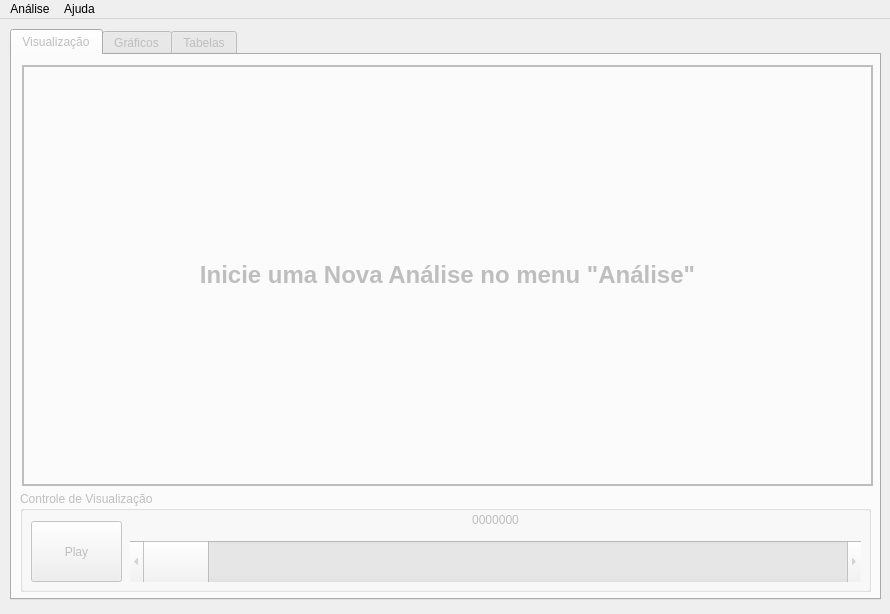
<?xml version="1.0" encoding="UTF-8"?>
<ui version="4.0">
 <class>QMainWindow_Analysis</class>
 <widget class="QMainWindow" name="QMainWindow_Analysis">
  <property name="geometry">
   <rect>
    <x>0</x>
    <y>0</y>
    <width>890</width>
    <height>614</height>
   </rect>
  </property>
  <property name="minimumSize">
   <size>
    <width>890</width>
    <height>614</height>
   </size>
  </property>
  <property name="maximumSize">
   <size>
    <width>890</width>
    <height>614</height>
   </size>
  </property>
  <property name="windowTitle">
   <string>Ferramenta Visual de Análise Cinemática</string>
  </property>
  <widget class="QWidget" name="centralwidget">
   <widget class="QFrame" name="frame">
    <property name="geometry">
     <rect>
      <x>0</x>
      <y>0</y>
      <width>249</width>
      <height>588</height>
     </rect>
    </property>
    <layout class="QGridLayout" name="gridLayout_4"/>
   </widget>
   <widget class="QTabWidget" name="tbwg_Analysis">
    <property name="enabled">
     <bool>false</bool>
    </property>
    <property name="geometry">
     <rect>
      <x>10</x>
      <y>10</y>
      <width>871</width>
      <height>571</height>
     </rect>
    </property>
    <property name="currentIndex">
     <number>0</number>
    </property>
    <widget class="QWidget" name="tb_view">
     <attribute name="title">
      <string>Visualização</string>
     </attribute>
     <widget class="QGroupBox" name="groupbox_previewControl">
      <property name="enabled">
       <bool>false</bool>
      </property>
      <property name="geometry">
       <rect>
        <x>8</x>
        <y>436</y>
        <width>851</width>
        <height>101</height>
       </rect>
      </property>
      <property name="title">
       <string>Controle de Visualização</string>
      </property>
      <widget class="QScrollBar" name="scrlbar_previewTime">
       <property name="enabled">
        <bool>false</bool>
       </property>
       <property name="geometry">
        <rect>
         <x>110</x>
         <y>50</y>
         <width>731</width>
         <height>41</height>
        </rect>
       </property>
       <property name="minimumSize">
        <size>
         <width>0</width>
         <height>41</height>
        </size>
       </property>
       <property name="maximumSize">
        <size>
         <width>16777215</width>
         <height>41</height>
        </size>
       </property>
       <property name="tracking">
        <bool>true</bool>
       </property>
       <property name="orientation">
        <enum>Qt::Horizontal</enum>
       </property>
      </widget>
      <widget class="QPushButton" name="btn_previewPlayPause">
       <property name="enabled">
        <bool>false</bool>
       </property>
       <property name="geometry">
        <rect>
         <x>11</x>
         <y>30</y>
         <width>91</width>
         <height>61</height>
        </rect>
       </property>
       <property name="minimumSize">
        <size>
         <width>91</width>
         <height>61</height>
        </size>
       </property>
       <property name="maximumSize">
        <size>
         <width>91</width>
         <height>16777215</height>
        </size>
       </property>
       <property name="text">
        <string>Play</string>
       </property>
       <property name="checkable">
        <bool>true</bool>
       </property>
       <property name="checked">
        <bool>false</bool>
       </property>
      </widget>
      <widget class="QLabel" name="lbl_previewTime">
       <property name="enabled">
        <bool>false</bool>
       </property>
       <property name="geometry">
        <rect>
         <x>110</x>
         <y>20</y>
         <width>731</width>
         <height>17</height>
        </rect>
       </property>
       <property name="text">
        <string>0000000</string>
       </property>
       <property name="alignment">
        <set>Qt::AlignCenter</set>
       </property>
      </widget>
     </widget>
     <widget class="QLabel" name="label">
      <property name="geometry">
       <rect>
        <x>10</x>
        <y>10</y>
        <width>851</width>
        <height>421</height>
       </rect>
      </property>
      <property name="font">
       <font>
        <pointsize>18</pointsize>
        <weight>75</weight>
        <italic>false</italic>
        <bold>true</bold>
       </font>
      </property>
      <property name="autoFillBackground">
       <bool>false</bool>
      </property>
      <property name="frameShape">
       <enum>QFrame::Box</enum>
      </property>
      <property name="lineWidth">
       <number>2</number>
      </property>
      <property name="text">
       <string>&lt;html&gt;&lt;head/&gt;&lt;body&gt;&lt;p&gt;Inicie uma Nova Análise no menu &amp;quot;Análise&amp;quot;&lt;/p&gt;&lt;/body&gt;&lt;/html&gt;</string>
      </property>
      <property name="alignment">
       <set>Qt::AlignCenter</set>
      </property>
     </widget>
    </widget>
    <widget class="QWidget" name="tb_plots">
     <attribute name="title">
      <string>Gráficos</string>
     </attribute>
    </widget>
    <widget class="QWidget" name="tb_tables">
     <attribute name="title">
      <string>Tabelas</string>
     </attribute>
    </widget>
   </widget>
  </widget>
  <widget class="QMenuBar" name="menubar">
   <property name="geometry">
    <rect>
     <x>0</x>
     <y>0</y>
     <width>890</width>
     <height>27</height>
    </rect>
   </property>
   <widget class="QMenu" name="menuAn_lise">
    <property name="title">
     <string>Análise</string>
    </property>
    <addaction name="actn_newAnalysis"/>
    <addaction name="separator"/>
    <addaction name="mn_Export"/>
    <addaction name="separator"/>
    <addaction name="mnExit"/>
   </widget>
   <widget class="QMenu" name="menuAjuda">
    <property name="title">
     <string>Ajuda</string>
    </property>
    <addaction name="mn_userManual"/>
    <addaction name="separator"/>
    <addaction name="mn_about"/>
   </widget>
   <addaction name="menuAn_lise"/>
   <addaction name="menuAjuda"/>
  </widget>
  <action name="actn_newAnalysis">
   <property name="text">
    <string>Nova Análise</string>
   </property>
  </action>
  <action name="mn_Export">
   <property name="enabled">
    <bool>false</bool>
   </property>
   <property name="text">
    <string>Exportar</string>
   </property>
  </action>
  <action name="mn_userManual">
   <property name="text">
    <string>Manual do Usuário</string>
   </property>
  </action>
  <action name="mn_about">
   <property name="text">
    <string>Sobre</string>
   </property>
  </action>
  <action name="mnExit">
   <property name="text">
    <string>Sair</string>
   </property>
  </action>
 </widget>
 <resources/>
 <connections/>
</ui>
